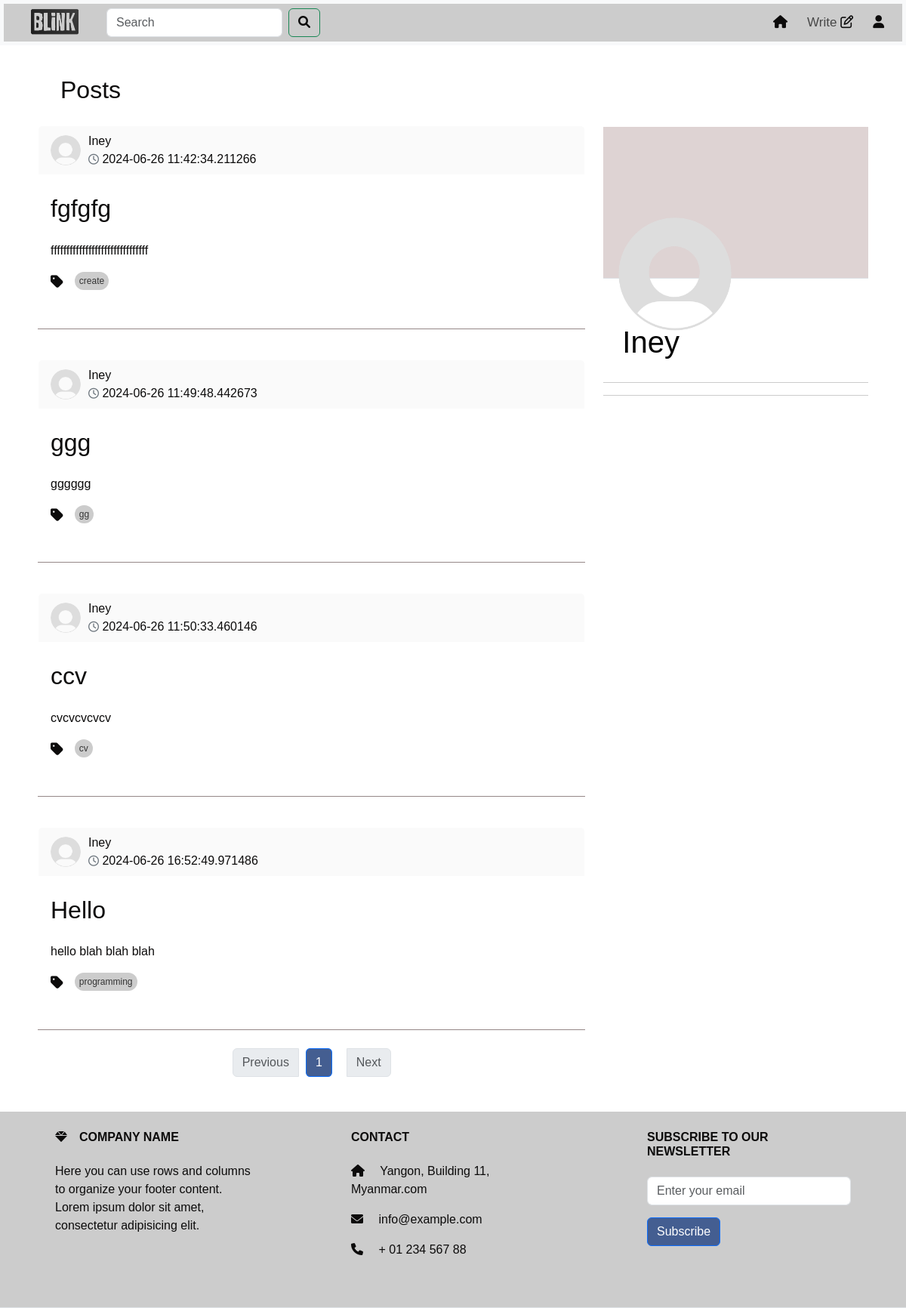
Page /profile/user_?1 (signed in) on the committed database.
### models.py (models this page shows, shortened)
class Post(db.Model):
    id = db.Column(db.Integer, primary_key=True)
    title = db.Column(db.Text())
    content = db.Column(db.Text())
    tag = db.Column(db.Text(), nullable=False)
    user_id = db.Column(db.Integer, db.ForeignKey('user.id'), nullable=False)
    created_date = db.Column(db.DateTime,default=datetime.datetime.now)
    likes = db.Column(db.Integer, default=0)
    meta = db.Column(db.Text, nullable=True)
    comments = db.relationship('Comment', backref='post',cascade="all, delete", lazy=True)

class User(UserMixin,db.Model):
    id = db.Column(db.Integer, primary_key=True)
    username = db.Column(db.String(50), unique=True)
    email =db.Column(db.String(50), unique=True)
    password = db.Column(db.String(100))
    bio = db.Column(db.String(50))
    profile_picture = db.Column(db.String(250))
    posts = db.relationship('Post', backref='author', lazy=True)
    comments = db.relationship('Comment', backref='author', lazy=True)

### route.py (the view)
@app.route('/profile/user_?<int:user_id>', methods=['GET', 'POST'])
@login_required
def profile(user_id,limit=2):
    page = request.args.get('page', 1, type=int)
    per_page = 5  # Number of posts per page
    post = get_posts(page, per_page)
    user = User.query.get_or_404(user_id)
    user_posts = Post.query.filter_by(user_id=user_id).paginate(page=page, per_page=per_page)
    picture_url=get_profile_profile(user_id)
    unique_tags = list(set(tag for tag, in Post.query.with_entities(Post.tag).distinct()))
    popular_posts = Post.query.order_by(Post.likes.desc()).limit(limit).all()
    forms=SearchForm()
    query = forms.search.data
    if forms.validate_on_submit():
         search_results = Post.query.filter(Post.title.ilike(f'%{query}%')).all()
         return render_template('search_results.html' ,post=post, search_results =search_results ,
                                form = forms ,tags=unique_tags,popular_posts=popular_posts,user_posts=user_posts)
    return render_template('profile.html', user_id=user_id,user=user,picture_url=picture_url,user_posts=user_posts,form=forms,post=post,tags=unique_tags,popular_posts=popular_posts)

### forms.py
class SearchForm(FlaskForm):
    search = StringField('Search ', validators=[DataRequired()])
    submit = SubmitField('Search')

### route.py (called while the page is built)
@login_manager.user_loader
def loader_user(user_id):
    return User.query.get(user_id)

def get_profile_profile(user_id):
    cwd = os.getcwd()
    user = User.query.get_or_404(user_id)
    if user:
        picture_url = f"/photo/user_profile/{user.profile_picture}"
        return picture_url

def get_posts(page, per_page, tag=None):
    if tag:
        return Post.query.filter(Post.tag.in_([tag])).paginate(page=page, per_page=per_page, error_out=False)
    return Post.query.order_by(Post.created_date.desc()).paginate(page=page, per_page=per_page, error_out=False)

### templates/profile.html (shortened to what this page needs)
<!DOCTYPE html>
<html lang="en">
  <head>
    <link
      href="https://cdn.jsdelivr.net/npm/bootstrap@5.3.3/dist/css/bootstrap.min.css"
      rel="stylesheet"
    />
    <link
      href="https://cdnjs.cloudflare.com/ajax/libs/font-awesome/6.0.0-beta3/css/all.min.css"
      rel="stylesheet"
    />
    <link rel="stylesheet" href="/static/profile.css" />
  </head>
  <body>
    {% include 'topnav.html' %}
    <div class="container">
      <div class="row">
        <div class="col-sm-8">
          <div id="posts-container">
            <h2 style="margin-left: 30px">Posts</h2>
            {% for post in user_posts.items %}
            <div class="card">
              <div
                class="card-header d-flex justify-content-between align-items-center"
                onclick="redirectToProfile(event)"
              >
                <div class="profile-image">
                  <img
                    src="{{ url_for('static', filename= picture_url ) }}"
                    width="60"
                    height="60"
                    alt=""
                  />
                </div>
                <div style="width: 800px">
                  <p>
                    {{post.author.username}}<br />
                    <i class="fa-regular fa-clock"></i> {{post.created_date}}
                  </p>
                </div>
              </div>
              <div class="card-body" onclick="redirectToFullPost()">
                <a
                class="nav-link"
                href="{{ url_for('full_post',post_id=post.id) }}"
              >
                <div class="col-sm-12">
                  <h2 class="card-title">{{post.title}}</h2>
                  <p class="card-text" id="card-description">
                    {{post.meta | safe}}
                  </p>
                  <div class="tags-container">
                    <ul class="list-group list-group-horizontal">
                      <i class="fas fa-tag"></i>
                      <a
                        href="{{ url_for('home_tag',tag=post.tag ) }}"
                        class="tag"
                        >{{post.tag}}
                      </a>
                    </ul>
                  </div>
                </div>
                </a>
              </div>
            </div>
            <br />
            <div
              class="card-end"
              style="border-bottom: #958787 solid 1px; margin-bottom: 20px"
            ></div>
            {% endfor %}
          </div>
          <nav aria-label="Page navigation" class="mt-4">
            <ul class="pagination justify-content-center" style="gap: 10px">
              <li
                class="page-item {% if not post.has_prev %}disabled{% endif %}"
              >
                {% if user_posts.has_prev %}
                <a class="page-link" href="?page={{ user_posts.prev_num }}"
                  >Previous</a
                >
                {% else %}
                <span class="page-link">Previous</span>
                {% endif %}
              </li>
              {% for page_num in user_posts.iter_pages() %} {% if page_num %}
              <li
                class="page-item {% if user_posts.page == page_num %}active{% endif %}"
              >
                <a
                  class="page-link"
                  href="?page={{ page_num }}"
                  style="background-color: #445e91"
                  >{{ page_num }}</a
                >
              </li>
              {% else %}
              <li class="page-item disabled">
                <span class="page-link">...</span>
              </li>
              {% endif %} {% endfor %}
              <li
                class="page-item {% if not user_posts.has_next %}disabled{% endif %}"
              >
                {% if user_posts.has_next %}
                <a class="page-link" href="?page={{ user_posts.next_num }}">Next</a>
                {% else %}
                <span class="page-link">Next</span>
                {% endif %}
              </li>
            </ul>
          </nav>
        </div>
        <div class="col-sm-4" style="margin-top: 48px" id="right-column">
          <div style="width: 100%; position: relative" class="border-bottom">
            <div class="bg-black-cover"></div>
            <div
              style="
                display: flex;
                justify-content: start;
                gap: 10px;
                position: absolute;
                bottom: -70px;
                left: 20px;
              "
            >
              <div style="display: flex; flex-direction: column; gap: 10px">
                <img
                  src="{{ url_for('static', filename= picture_url ) }}"
                  class="profile-pic"
                />
              </div>
            </div>
          </div>
          <div class="profileDetail">
            <h1>{{user.username}}</h1>
            <br />
          </div>
          <div class="story"></div>
        </div>
      </div>
    </div>
    {% include 'footer.html' %}
  </body>
</html>

### static/profile.css (style rules this page uses)
* { color: #0c0b0b; font-family: sans-serif; margin: 0; padding: 0; box-sizing: border-box; }
.container { background: #fff; padding: 20px; margin-top: 20px; z-index: 1; }
.d-flex { padding-left: 20px; background-color: #ccc; }
.row a { border-radius: 15%; margin-bottom: 10px; margin-right: 10px; }
.bg-black-cover { height: 200px; background: rgb(222, 211, 211); }
.profile-pic { width: 150px; height: 150px; border: 4px white; border-radius: 50%; }
h1 { color: rgb(4, 4, 4); }
.profileDetail { padding: 0px 25px; line-height: 1.3; margin-top: 60px; }
.story { border-top: solid 1px #ccc; border-bottom: solid 1px #ccc; padding: 8px 25px; font-size: 15pt; font-weight: 500; }
.card { color: #070707; border-color: #ffffff; background-color: #ffffff; }
.card-header { padding: 10px; background-color: #eee; display: flex; align-items: center; border-bottom: none !important; }
.card-header { display: flex; flex-direction: row; justify-content: space-between; align-items: center; padding: 0.5rem 1rem; background-color: #fafafa; margin-top: 20px; }
.profile-image { margin-right: 10px; }
.profile-image img { border-radius: 50%; width: 40px; height: 40px; }
.card-header p { margin: 0; }
.card-header i { margin: 0; font-size: 14px; color: #6c757d; }
.card-body { background-color: #ffffff; }
.card-text { overflow: hidden; text-overflow: ellipsis; display: -webkit-box; -webkit-line-clamp: 3; -webkit-box-orient: vertical; transition: -webkit-line-clamp 0.5s ease; }
.card-end { border-bottom: 1px solid #ccc; }
#right-column { position: -webkit-sticky; position: sticky; top: 10; height: 100vh; overflow-y: auto; padding-top: 20px; }
.tags-container { margin-top: 10px; }
.fa-tag { font-size: 1.2em; margin-right: 5px; vertical-align: middle; }
.tags-container .tag { background-color: #ccc; color: #333; padding: 3px 6px; margin-right: 5px; border-radius: 20px; text-decoration: none; font-size: 12px; display: inline-block; }

### rows in the picture
Post: author.username "Iney", created_date "2024-06-26 11:42:34.211266", title "fgfgfg", meta "fffffffffffffffffffffffffffffff", tag "create"
Post: author.username "Iney", created_date "2024-06-26 11:49:48.442673", title "ggg", meta "gggggg", tag "gg"
Post: author.username "Iney", created_date "2024-06-26 11:50:33.460146", title "ccv", meta "cvcvcvcvcv", tag "cv"
Post: author.username "Iney", created_date "2024-06-26 16:52:49.971486", title "Hello", meta "hello blah blah blah", tag "programming"
User: username "Iney"

### other values in the picture
{{ page_num }} "1"
